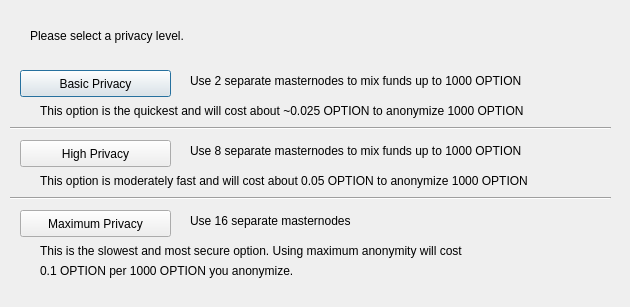
<?xml version="1.0" encoding="UTF-8"?>
<ui version="4.0">
 <class>DarksendConfig</class>
 <widget class="QDialog" name="DarksendConfig">
  <property name="geometry">
   <rect>
    <x>0</x>
    <y>0</y>
    <width>630</width>
    <height>307</height>
   </rect>
  </property>
  <property name="windowTitle">
   <string>Configure Darksend</string>
  </property>
  <widget class="QPushButton" name="buttonBasic">
   <property name="geometry">
    <rect>
     <x>20</x>
     <y>70</y>
     <width>151</width>
     <height>27</height>
    </rect>
   </property>
   <property name="text">
    <string>Basic Privacy</string>
   </property>
  </widget>
  <widget class="QPushButton" name="buttonHigh">
   <property name="geometry">
    <rect>
     <x>20</x>
     <y>140</y>
     <width>151</width>
     <height>27</height>
    </rect>
   </property>
   <property name="text">
    <string>High Privacy</string>
   </property>
  </widget>
  <widget class="QPushButton" name="buttonMax">
   <property name="geometry">
    <rect>
     <x>20</x>
     <y>210</y>
     <width>151</width>
     <height>27</height>
    </rect>
   </property>
   <property name="text">
    <string>Maximum Privacy</string>
   </property>
  </widget>
  <widget class="QLabel" name="label">
   <property name="geometry">
    <rect>
     <x>30</x>
     <y>20</y>
     <width>571</width>
     <height>31</height>
    </rect>
   </property>
   <property name="text">
    <string>Please select a privacy level.</string>
   </property>
  </widget>
  <widget class="QLabel" name="label_2">
   <property name="geometry">
    <rect>
     <x>190</x>
     <y>70</y>
     <width>421</width>
     <height>21</height>
    </rect>
   </property>
   <property name="text">
    <string>Use 2 separate masternodes to mix funds up to 1000 OPTION</string>
   </property>
  </widget>
  <widget class="QLabel" name="label_3">
   <property name="geometry">
    <rect>
     <x>190</x>
     <y>140</y>
     <width>411</width>
     <height>21</height>
    </rect>
   </property>
   <property name="text">
    <string>Use 8 separate masternodes to mix funds up to 1000 OPTION</string>
   </property>
  </widget>
  <widget class="QLabel" name="label_4">
   <property name="geometry">
    <rect>
     <x>190</x>
     <y>210</y>
     <width>421</width>
     <height>21</height>
    </rect>
   </property>
   <property name="text">
    <string>Use 16 separate masternodes</string>
   </property>
  </widget>
  <widget class="QLabel" name="label_6">
   <property name="geometry">
    <rect>
     <x>40</x>
     <y>100</y>
     <width>561</width>
     <height>21</height>
    </rect>
   </property>
   <property name="text">
    <string>This option is the quickest and will cost about ~0.025 OPTION to anonymize 1000 OPTION</string>
   </property>
  </widget>
  <widget class="QLabel" name="label_7">
   <property name="geometry">
    <rect>
     <x>40</x>
     <y>170</y>
     <width>561</width>
     <height>21</height>
    </rect>
   </property>
   <property name="text">
    <string>This option is moderately fast and will cost about 0.05 OPTION to anonymize 1000 OPTION</string>
   </property>
  </widget>
  <widget class="QLabel" name="label_8">
   <property name="geometry">
    <rect>
     <x>40</x>
     <y>240</y>
     <width>561</width>
     <height>21</height>
    </rect>
   </property>
   <property name="text">
    <string>This is the slowest and most secure option. Using maximum anonymity will cost</string>
   </property>
  </widget>
  <widget class="QLabel" name="label_9">
   <property name="geometry">
    <rect>
     <x>40</x>
     <y>260</y>
     <width>561</width>
     <height>21</height>
    </rect>
   </property>
   <property name="text">
    <string>0.1 OPTION per 1000 OPTION you anonymize.</string>
   </property>
  </widget>
  <widget class="Line" name="line">
   <property name="geometry">
    <rect>
     <x>10</x>
     <y>120</y>
     <width>601</width>
     <height>16</height>
    </rect>
   </property>
   <property name="orientation">
    <enum>Qt::Horizontal</enum>
   </property>
  </widget>
  <widget class="Line" name="line_2">
   <property name="geometry">
    <rect>
     <x>10</x>
     <y>190</y>
     <width>601</width>
     <height>16</height>
    </rect>
   </property>
   <property name="orientation">
    <enum>Qt::Horizontal</enum>
   </property>
  </widget>
 </widget>
 <resources/>
 <connections/>
</ui>
